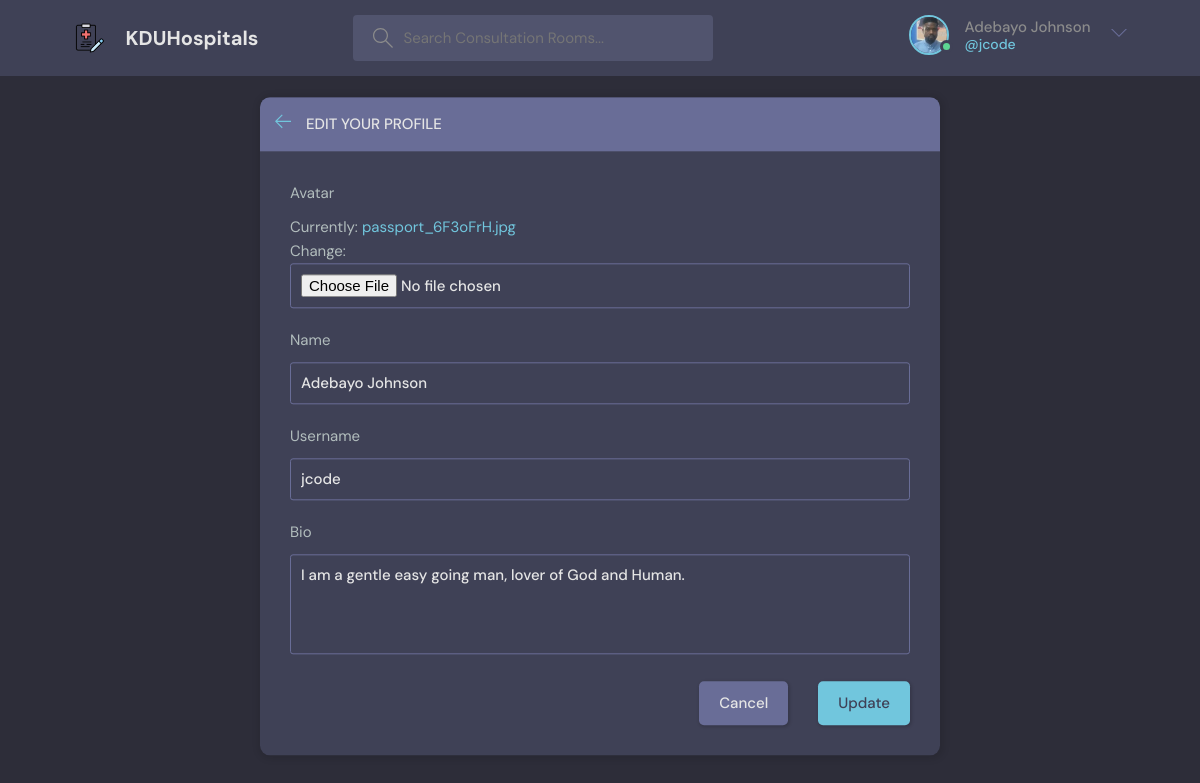
The page /update-user/ (signed in) on the database its author committed.
### base/models.py (models this page shows)
class User(AbstractUser):
    name = models.CharField(max_length=200, null=True)
    email = models.EmailField(unique=True, null=True)
    bio = models.TextField(null=True)
    status = models.CharField(null=True,max_length = 20)
    hospital = models.ForeignKey(Hospital, on_delete=models.SET_NULL, null=True)
    specialisation = models.ForeignKey(Specialisation, on_delete=models.SET_NULL, null=True)
    avatar = models.ImageField(null=True, default="avatar.svg")
    certificate = models.ImageField(null=True, default="avatar.svg")
    gender = models.CharField(null=True,max_length = 20)
    card_number = models.CharField(null=True,max_length = 30)
    active = models.CharField(null=True,max_length = 3)
    created = models.DateTimeField(auto_now_add = True, null=True)
    USERNAME_FIELD = 'email'
    REQUIRED_FIELDS = []

### base/views.py (the view)
# urls.py: path('update-user/', views.updateUser, name="update-user"),
@login_required(login_url='login')
def updateUser(request):
    user = request.user
    form = UserUpdateForm(instance=user)
    if request.method == 'POST':
        form = UserUpdateForm(request.POST, request.FILES, instance=user)
        if form.is_valid():
            form.save()
            return redirect('user-profile', key=user.id)
    return render(request, 'base/update-user.html', {'form': form})

### base/form.py
class UserUpdateForm(ModelForm):
    class Meta:
        model = User
        fields = ['avatar','name','username', 'bio']

### base/templates/base/update-user.html (shortened to what this page needs)
{% extends 'main.html' %}
{% block content %}
<main class="update-account layout">
  <div class="container">
    <div class="layout__box">
      <div class="layout__boxHeader">
        <div class="layout__boxTitle">
          <a href="{% url 'home' %}">
            <svg version="1.1" xmlns="http://www.w3.org/2000/svg" width="32" height="32" viewBox="0 0 32 32">
              <title>arrow-left</title>
              <path
                d="M13.723 2.286l-13.723 13.714 13.719 13.714 1.616-1.611-10.96-10.96h27.625v-2.286h-27.625l10.965-10.965-1.616-1.607z">
              </path>
            </svg>
          </a>
          <h3>Edit your profile</h3>
        </div>
      </div>
      <div class="layout__body">
        <form class="form" action="" method="POST" enctype="multipart/form-data">
          {% for field in form %}
          <div class="form__group">
            <label for="profile_pic">{{field.label}}</label>
            {{field}}
          </div>
          {% endfor %}
          <div class="form__action">
            <a class="btn btn--dark" href="{{request.META.HTTP_REFERER}}">Cancel</a>
            <button class="btn btn--main" type="submit">Update</button>
          </div>
        </form>
      </div>
    </div>
  </div>
</main>
{% endblock content %}

### templates/navbar.html (shortened to what this page needs)
{% load static %}
<header class="header header--loggedIn">
    <div class="container">
      <a href="{% url 'home' %}" class="header__logo">
        <img src="{% static 'img/medicals.png' %}" />
        <h1>KDUHospitals</h1>
      </a>
      <form class="header__search" method="GET" action="{% url 'home' %}">
        <label>
          <input type="text" name="q" placeholder="Search Consultation Rooms..." />
        </label>
      </form>
      <nav class="header__menu">
        {% if request.user.is_authenticated %}
        <div class="header__user">
          <a href="{% url 'user-profile' request.user.id %}">
            <div class="avatar avatar--medium active">
              <img src="{{request.user.avatar.url}}" />
            </div>
            <p>{{request.user.name}} <span>@{{request.user.username}}</span></p>
          </a>
          <button class="dropdown-button">
            <svg version="1.1" xmlns="http://www.w3.org/2000/svg" width="32" height="32" viewBox="0 0 32 32">
              <title>chevron-down</title>
              <path d="M16 21l-13-13h-3l16 16 16-16h-3l-13 13z"></path>
            </svg>
          </button>
        </div>
        {% else %}
        <a href="{% url 'login' %}">
          <img src="{% static 'img/avatar.svg' %}" />
          <p>Login</p>
        </a>
        {% endif %}
      </nav>
    </div>
  </header>

### templates/main.html (style rules this page uses)
.form__group { position: relative; }

### rows shown on the page
User: user.avatar (picture), user.name "Adebayo Johnson", user.username "jcode", form "Adebayo Johnson" "jcode" "I am a gentle easy going man, lover of God and Human."

### other values the page prints
{{ field.label }} "Avatar" "Name" "Username" "Bio"
